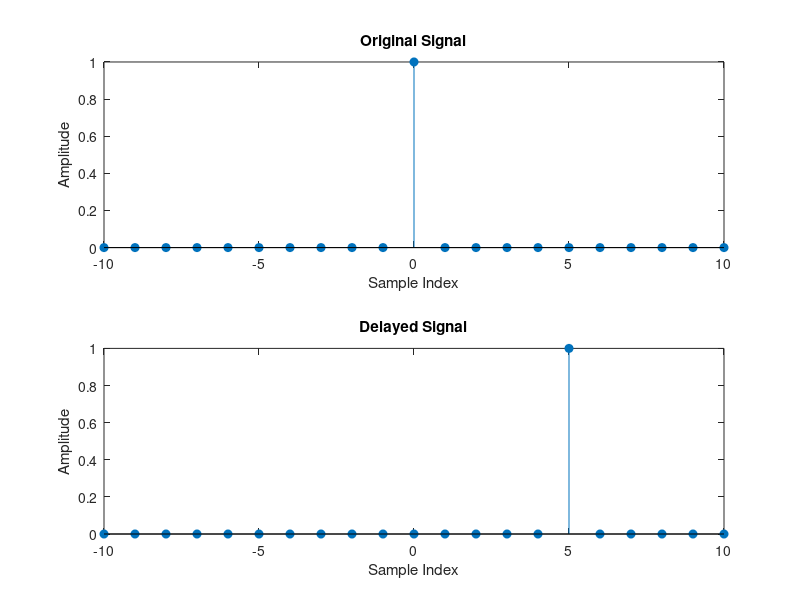

MATLAB code to generate this figure:
clc,clear;

N = -10:10; k = 5;
unit_impulse = (N==0);
delayed_impulse = (N==k);

% Plot the signals
subplot(2,1,1);
stem(N,unit_impulse, 'filled');
title('Original Signal');
xlabel('Sample Index');
ylabel('Amplitude');

subplot(2,1,2);
stem(N,delayed_impulse, 'filled');
title('Delayed Signal');
xlabel('Sample Index');
ylabel('Amplitude');

